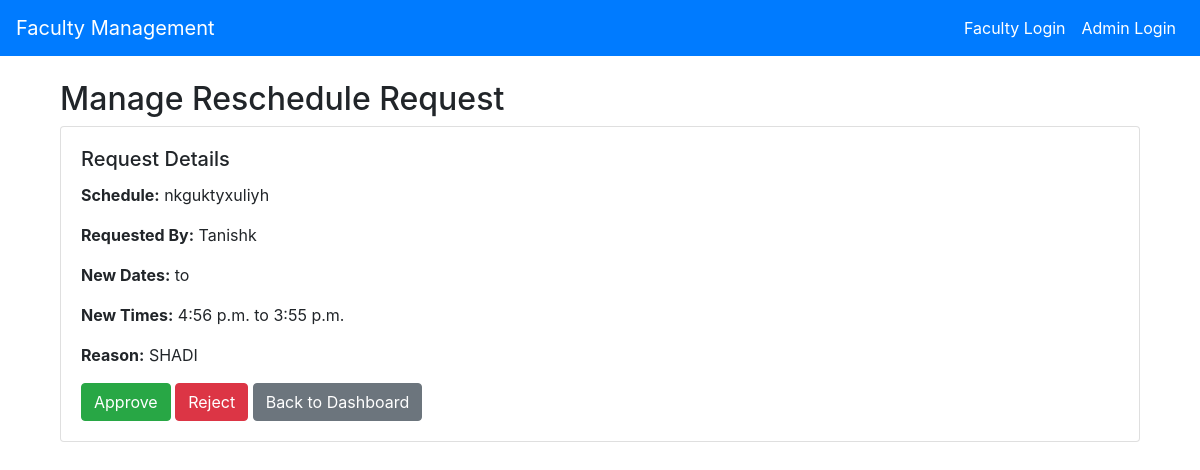
Page /manage_reschedule/5/ (signed in) on the committed database.
### faculty/models.py (models this page shows, shortened)
class RescheduleRequest(models.Model):
    STATUS_CHOICES = [
        ('Pending', 'Pending'),
        ('Approved', 'Approved'),
        ('Rejected', 'Rejected'),
    ]
    schedule = models.ForeignKey(Schedule, on_delete=models.CASCADE)
    requested_by = models.ForeignKey(User, on_delete=models.CASCADE)
    date = models.DateField()
    new_start_time = models.TimeField()
    new_end_time = models.TimeField()
    reason = models.TextField(blank=True)
    status = models.CharField(max_length=20, choices=STATUS_CHOICES, default='Pending')
    created_at = models.DateTimeField(auto_now_add=True)

class Schedule(models.Model):
    faculty = models.ForeignKey(User, on_delete=models.CASCADE)
    title = models.CharField(max_length=200)
    date = models.DateField(default=date.today)
    start_time = models.TimeField()
    end_time = models.TimeField()
    duration = models.DurationField(blank=True, null=True)
    is_confirmed = models.BooleanField(default=False)
    confirmed_at = models.DateTimeField(blank=True, null=True)

### faculty/views.py (the view, shortened to what this page needs)
# urls.py: path('manage_reschedule/<int:request_id>/', login_required(views.manage_reschedule), name='manage_reschedule'),
@login_required
@user_passes_test(lambda u: u.is_staff)
def manage_reschedule(request, request_id):
    reschedule_request = get_object_or_404(RescheduleRequest, id=request_id)
    return render(request, 'faculty/manage_reschedule.html', {
        'request': reschedule_request
    })

### faculty/templates/faculty/manage_reschedule.html (shortened to what this page needs)
{% extends 'faculty/base.html' %}
{% block content %}
<div class="container mt-4">
    <h2>Manage Reschedule Request</h2>
    <div class="card">
        <div class="card-body">
            <h5 class="card-title">Request Details</h5>
            <p><strong>Schedule:</strong> {{ request.schedule.title }}</p>
            <p><strong>Requested By:</strong> {{ request.requested_by.username }}</p>
            <p><strong>New Dates:</strong> {{ request.new_start_date }} to {{ request.new_end_date }}</p>
            <p><strong>New Times:</strong> {{ request.new_start_time }} to {{ request.new_end_time }}</p>
            <p><strong>Reason:</strong> {{ request.reason }}</p>
            <form method="post">
                <button type="submit" name="action" value="approve" class="btn btn-success">Approve</button>
                <button type="submit" name="action" value="reject" class="btn btn-danger">Reject</button>
                <a href="{% url 'admin_dashboard' %}" class="btn btn-secondary">Back to Dashboard</a>
            </form>
        </div>
    </div>
</div>
{% endblock %}

### faculty/templates/faculty/base.html (style rules this page uses)
body { padding-top: 56px; }

### rows in the picture
RescheduleRequest: schedule "nkguktyxuliyh", requested_by.username "Tanishk", new_start_time "4:56 p.m.", new_end_time "3:55 p.m.", reason "SHADI"
